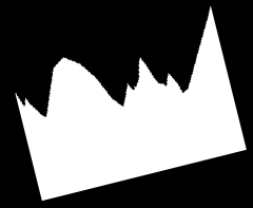
#> input picture datasets/A/set0/0.png, 253 x 208 px
$ python -i preprocessing.py   (imports and definitions only)
#> lines starting #> are read from the running program, lines starting #| are printed output that depends on the picture; after the words box and inside, x2 and y2 are one past the last pixel; in counts of white or black regions, pixels touching at a corner belong together
### src/utils.py
from typing import Tuple

import cv2 as cv
import numpy as np


def get_base(approx) -> Tuple[Tuple[int, int], Tuple[int, int]]:
    """ Finds longest line in contour

    :param approx:
    :return: Tuple with start and end point of line
    """
    result: Tuple[Tuple[int, int], Tuple[int, int]] = ((0, 1), (1, 2))
    result_length: float = 0.0

    for j in range(-1, len(approx) - 1):
        length: float = calculate_distance(approx[j][0], approx[j + 1][0])
        if length > result_length:
            result = approx[j][0], approx[j + 1][0]
            result_length = length

    return tuple(result[0]), tuple(result[1])


def calculate_distance(p_1: Tuple[int, int], p_2: Tuple[int, int]) -> float:
    return ((p_1[0] - p_2[0]) ** 2 + (p_1[1] - p_2[1]) ** 2) ** 0.5


def find_contour(image: np.ndarray) -> np.ndarray:
    contours, _ = cv.findContours(image, cv.RETR_TREE, cv.CHAIN_APPROX_SIMPLE)

    longest_contour = max(contours, key=lambda contour: len(contour))
    return longest_contour

### src/preprocessing.py
import math

import cv2 as cv
import numpy as np

from src.utils import get_base, find_contour


def preprocess_image(image: np.ndarray) -> np.ndarray:
    res_img: np.ndarray = image.copy()

    # Rescale image
    res_img = __scale_image(res_img, 512)
    res_img = __add_padding(res_img, 256)

    # Get shape contours
    _, res_img = cv.threshold(res_img, 127, 255, cv.THRESH_BINARY)

    res_img = __rotate_image(res_img)

    # Scale image so that at least one dimension is 512px and other lesser that 512px
    res_img = __scale_image(res_img, 512)

    # Threshold image after preprocessing operations
    _, res_img = cv.threshold(res_img, 127, 255, cv.THRESH_BINARY)
    res_img = __add_padding(res_img, 32)

    return res_img


def __rotate_image(image: np.ndarray) -> np.ndarray:
    res_img = image

    contour = find_contour(res_img)

    # Approximate contours to polygon
    epsilon = 0.005 * cv.arcLength(contour, closed=True)
    approx = cv.approxPolyDP(contour, epsilon, closed=True)

    # Find longest line and straighten image
    base_point_1, base_point_2 = get_base(approx)

    angle = math.atan2((base_point_2[1] - base_point_1[1]), (base_point_2[0] - base_point_1[0])) * (180.0 / math.pi)
    angle %= 180.0

    moments = cv.moments(contour)

    center_x = int(moments["m10"] / moments["m00"])
    center_y = int(moments["m01"] / moments["m00"])
    rot_mat = cv.getRotationMatrix2D((center_y, center_x), angle, 1.0)

    height, width = res_img.shape
    res_img = cv.warpAffine(res_img, rot_mat, (width, height), flags=cv.INTER_LINEAR)

    # Cut black padding from image
    res_img = __cut_empty_padding(res_img)
    res_img = __rotate_side_to_bottom(res_img)

    return res_img


def __rotate_side_to_bottom(image: np.ndarray) -> np.ndarray:
    res_img: np.ndarray = image

    contour = find_contour(res_img)

    # Approximate contours to polygon
    epsilon = 0.005 * cv.arcLength(contour, closed=True)
    approx = cv.approxPolyDP(contour, epsilon, closed=True)

    base_point_1, base_point_2 = get_base(approx)

    base_correct: bool = abs(base_point_1[1] + base_point_2[1]) / (2 * res_img.shape[0]) > 0.7
    if base_correct:
        return res_img

    base_side: bool = abs(base_point_1[1] - base_point_2[1]) / res_img.shape[0] > 0.2
    base_left: bool = abs(base_point_1[0] - base_point_2[0]) / res_img.shape[1] < 0.2
    base_top: bool = abs(base_point_1[1] + base_point_2[1]) / (2 * res_img.shape[0]) < 0.2

    if base_top:
        rot_angle = 180.0

    elif base_side and base_left:
        rot_angle = 90.0
    elif base_side and base_left:
        rot_angle = -90.0
    else:
        rot_angle = 0.0

    if rot_angle != 0.0:
        res_img = cv.copyMakeBorder(res_img, 256, 256, 256, 256, cv.BORDER_CONSTANT)
        height, width = res_img.shape
        rot_mat = cv.getRotationMatrix2D((round(height / 2), round(width / 2)), rot_angle, 1.0)
        res_img = cv.warpAffine(res_img, rot_mat, (width, height), flags=cv.INTER_LINEAR)

        # Cut black padding from image
        res_img = __cut_empty_padding(res_img)
    return res_img


def __add_padding(image: np.ndarray, pad_size: int) -> np.ndarray:
    return cv.copyMakeBorder(image, pad_size, pad_size, pad_size, pad_size, cv.BORDER_CONSTANT)


def __cut_empty_padding(image: np.ndarray) -> np.ndarray:
    res_img = image

    # Cut black padding from image
    contour = find_contour(image)

    x, y, w, h = cv.boundingRect(contour)
    res_img = res_img[y:y + h, x:x + w]
    return res_img


def __scale_image(image: np.ndarray, max_size: int) -> np.ndarray:
    res_img = image
    img_h, img_w = res_img.shape
    scale_x = img_w / max_size
    scale_y = img_h / max_size

    scale = scale_y if scale_x < scale_y else scale_x

    new_width = round(img_w / scale)
    new_height = round(img_h / scale)
    res_img = cv.resize(res_img, (new_width, new_height))
    return res_img

>>> import cv2
>>> picture = cv2.imread('../datasets/A/set0/0.png', cv2.IMREAD_GRAYSCALE)
#> picture is the input picture: shape (208, 253); min 0, max 255, mean 103.7
>>> result = preprocess_image(picture)
#> in __add_padding, `return cv.copyMakeBorder(image, pad_size, pad_size, pad_size, pad_size..`:
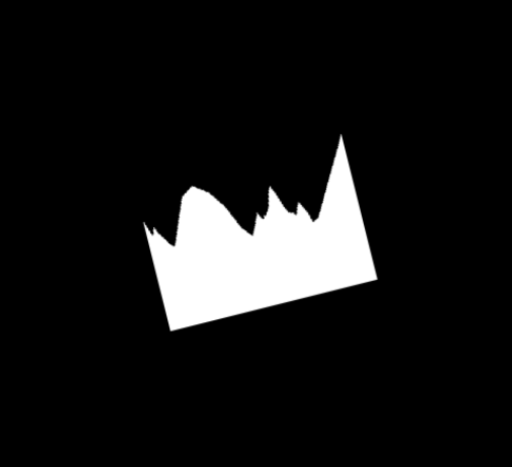
#> returned value: shape (933, 1024) (shown at 1/2 size); min 0, max 255, mean 23.4
#> in preprocess_image, `_, res_img = cv.threshold(res_img, 127, 255, cv.THRESH_BINARY)`:
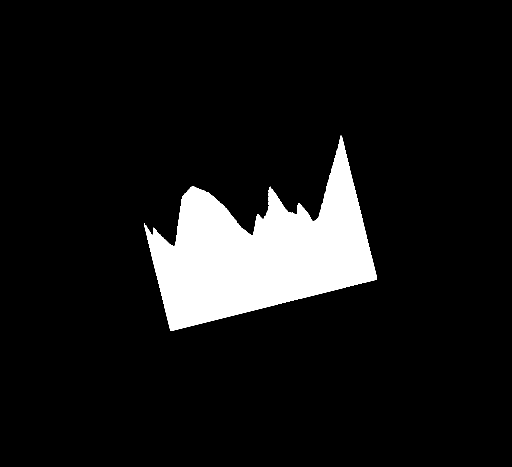
#> res_img: shape (933, 1024) (shown at 1/2 size); 9.2% white; 1 white region
#> in find_contour, `contours, _ = cv.findContours(image, cv.RETR_TREE, cv.CHAIN_APPROX_SIM..`: contours = 1 contour; box (x1, y1, x2, y2) and area: (288, 271, 754, 662) 86792
#> in find_contour, `longest_contour = max(contours, key=lambda contour: len(contour))`: longest_contour = contour of 846 points, box (x1, y1, x2, y2) (288, 271, 754, 662), area 86792
#> in __rotate_image, `contour = find_contour(res_img)`: contour has the same summary as longest_contour in find_contour
#> in __rotate_image, `epsilon = 0.005 * cv.arcLength(contour, closed=True)`: epsilon = 9.6
#> in __rotate_image, `approx = cv.approxPolyDP(contour, epsilon, closed=True)`: approx = contour of 16 points, box (x1, y1, x2, y2) (288, 271, 754, 662), area 87338
#> the loop in get_base, `for j in range(-1, len(approx) - 1):` made 16 passes
#> (length, result, result_length) on passes 1, 16: (295.7, ([753, 558], [682, 271]), 295.7), (424.7, ([341, 661], [753, 558]), 424.7)
#> length on passes 2 to 7: 180.6, 46.4, 24.04, 16.76, 62.43, 56.44
#> after the loop in get_base, `for j in range(-1, len(approx) - 1):`: result_length = 424.7
#> in __rotate_image, `base_point_1, base_point_2 = get_base(approx)`: base_point_1 = (341, 661); base_point_2 = (753, 558)
#> in __rotate_image, `angle = math.atan2((base_point_2[1] - base_point_1[1]), (base_point_2[..`: angle = -14.04
#> in __rotate_image, `angle %= 180.0`: angle = 166
#> in __rotate_image, `moments = cv.moments(contour)`: moments = moments, m00 86791.5, centre m10/m00, m01/m00 = (520.7, 507.5)
#> in __rotate_image, `center_x = int(moments["m10"] / moments["m00"])`: center_x = 520
#> in __rotate_image, `center_y = int(moments["m01"] / moments["m00"])`: center_y = 507
#> in __rotate_image, `rot_mat = cv.getRotationMatrix2D((center_y, center_x), angle, 1.0)`: rot_mat = [[-0.97, 0.243, 872.7], [-0.243, -0.97, 1147.4]]
#> in find_contour (call 2), `contours, _ = cv.findContours(image, cv.RETR_TREE, cv.CHAIN_APPROX_SIM..`: contours = 1 contour; box (x1, y1, x2, y2) and area: (275, 422, 705, 721) 87846
#> in __cut_empty_padding, `contour = find_contour(image)`: contour = contour of 1092 points, box (x1, y1, x2, y2) (275, 422, 705, 721), area 87846
#> in __cut_empty_padding, `x, y, w, h = cv.boundingRect(contour)`: x = 275; y = 422; w = 430; h = 299
#> in __cut_empty_padding, `res_img = res_img[y:y + h, x:x + w]`:
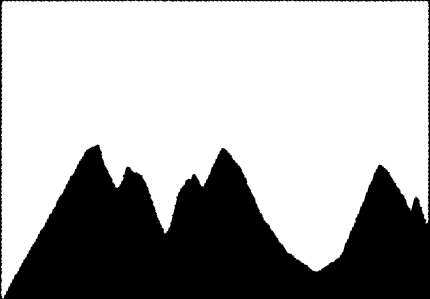
#> res_img: shape (299, 430); min 0, max 255, mean 173.8
#> in find_contour (call 3), `contours, _ = cv.findContours(image, cv.RETR_TREE, cv.CHAIN_APPROX_SIM..`: contours = 1 contour; box (x1, y1, x2, y2) and area: (0, 0, 430, 299) 87846
#> in __rotate_side_to_bottom, `contour = find_contour(res_img)`: contour = contour of 1092 points, box (x1, y1, x2, y2) (0, 0, 430, 299), area 87846
#> in __rotate_side_to_bottom, `epsilon = 0.005 * cv.arcLength(contour, closed=True)`: epsilon = 10.2
#> in __rotate_side_to_bottom, `approx = cv.approxPolyDP(contour, epsilon, closed=True)`: approx = contour of 16 points, box (x1, y1, x2, y2) (2, 1, 429, 299), area 88117
#> the loop in get_base (call 2), `for j in range(-1, len(approx) - 1):` made 16 passes
#> (length, result, result_length) on pass 1: (426, ([428, 1], [2, 1]), 426)
#> length on passes 2 to 7: 297, 180.9, 46.24, 25.24, 17.2, 61.1
#> in __rotate_side_to_bottom, `base_point_1, base_point_2 = get_base(approx)`: base_point_1 = (428, 1); base_point_2 = (2, 1)
#> in __rotate_side_to_bottom, `base_correct: bool = abs(base_point_1[1] + base_point_2[1]) / (2 * res..`: base_correct = False
#> in __rotate_side_to_bottom, `base_top: bool = abs(base_point_1[1] + base_point_2[1]) / (2 * res_img..`: base_top = True
#> in __rotate_side_to_bottom, `res_img = cv.warpAffine(res_img, rot_mat, (width, height), flags=cv.IN..`:
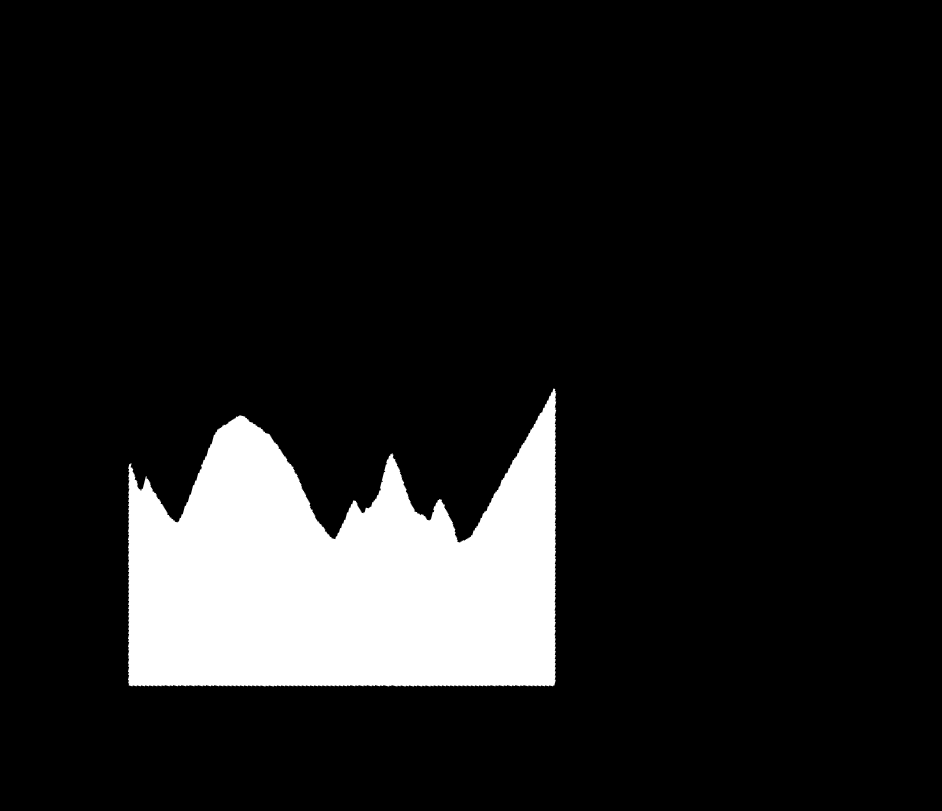
#> res_img: shape (811, 942); min 0, max 255, mean 29.3
#> in find_contour (call 4), `contours, _ = cv.findContours(image, cv.RETR_TREE, cv.CHAIN_APPROX_SIM..`: contours = 1 contour; box (x1, y1, x2, y2) and area: (127, 388, 557, 687) 87846
#> in __cut_empty_padding (call 2), `contour = find_contour(image)`: contour = contour of 1092 points, box (x1, y1, x2, y2) (127, 388, 557, 687), area 87846
#> in __cut_empty_padding (call 2), `x, y, w, h = cv.boundingRect(contour)`: x = 127; y = 388
#> in __cut_empty_padding (call 2), `res_img = res_img[y:y + h, x:x + w]`:
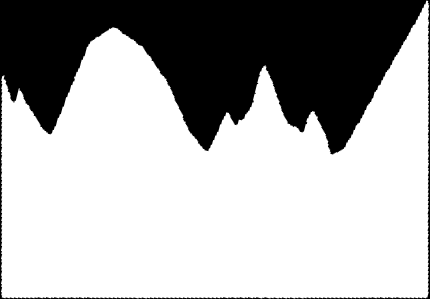
#> res_img: shape (299, 430); min 0, max 255, mean 173.8
#> in preprocess_image, `_, res_img = cv.threshold(res_img, 127, 255, cv.THRESH_BINARY)`:
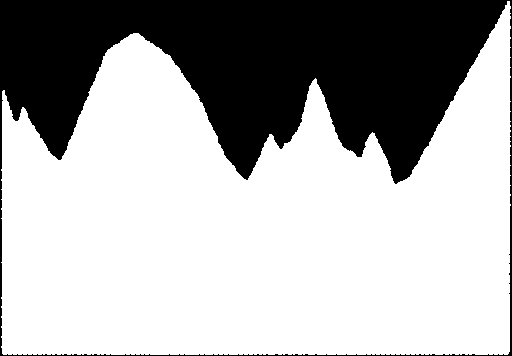
#> res_img: shape (356, 512); 68.2% white; 1 black region, box (x1, y1, x2, y2) and area: (0, 0, 512, 356) 57925
#> call 2 of __add_padding, with pad_size = 32
#> in __add_padding (call 2), `return cv.copyMakeBorder(image, pad_size, pad_size, pad_size, pad_size..`:
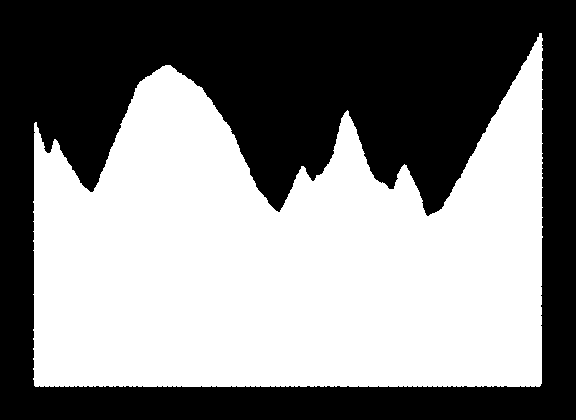
#> returned value: shape (420, 576); 51.4% white; 1 black region, box (x1, y1, x2, y2) and area: (0, 0, 576, 420) 117573

$ run again, on datasets/A/set0/1.png
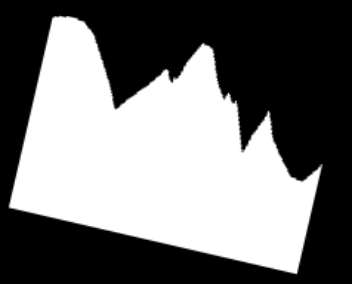
#> input picture datasets/A/set0/1.png, 352 x 284 px
#> picture is the input picture: shape (284, 352); min 0, max 255, mean 115
#> in preprocess_image, `_, res_img = cv.threshold(res_img, 127, 255, cv.THRESH_BINARY)`:
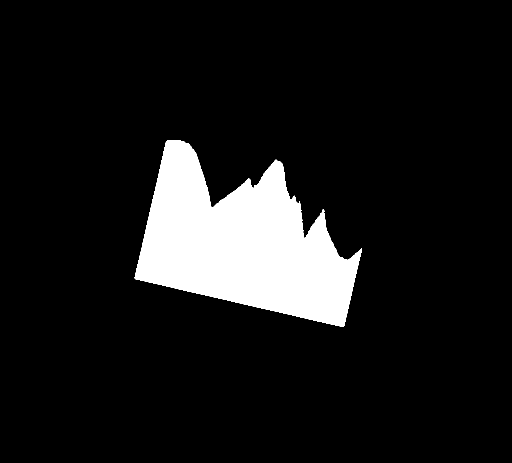
#> res_img: shape (925, 1024) (shown at 1/2 size); 10.1% white; 1 white region
#> contours = 1 contour; box (x1, y1, x2, y2) and area: (269, 280, 724, 654) 94583
#> longest_contour = contour of 782 points, box (x1, y1, x2, y2) (269, 280, 724, 654), area 94583
#> in __rotate_image, `contour = find_contour(res_img)`: contour has the same summary as longest_contour in find_contour
#> in __rotate_image, `epsilon = 0.005 * cv.arcLength(contour, closed=True)`: epsilon = 8.96
#> in __rotate_image, `approx = cv.approxPolyDP(contour, epsilon, closed=True)`: approx = contour of 17 points, box (x1, y1, x2, y2) (269, 282, 724, 654), area 94591
#> the loop in get_base, `for j in range(-1, len(approx) - 1):` made 17 passes
#> (length, result, result_length) on passes 1 to 3: (34, ([366, 282], [332, 282]), 34), (281.1, ([332, 282], [269, 556]), 281.1), (429.1, ([269, 556], [687, 653]), 429.1)
#> after the loop in get_base, `for j in range(-1, len(approx) - 1):`: result_length = 429.1
#> in __rotate_image, `base_point_1, base_point_2 = get_base(approx)`: base_point_1 = (269, 556); base_point_2 = (687, 653)
#> angle = 13.06
#> moments = moments, m00 94583, centre m10/m00, m01/m00 = (484.5, 488.2)
#> center_x = 484
#> center_y = 488
#> rot_mat = [[0.974, 0.226, -96.78], [-0.226, 0.974, 122.8]]
#> contours = 2 contours, 1 with area under 20; largest, box (x1, y1, x2, y2) and area: (289, 308, 722, 607) 95586
#> in __cut_empty_padding, `contour = find_contour(image)`: contour = contour of 909 points, box (x1, y1, x2, y2) (289, 308, 722, 607), area 95586
#> x = 289; y = 308; w = 433; h = 299
#> contours = 2 contours, 1 with area under 20; largest, box (x1, y1, x2, y2) and area: (0, 0, 433, 299) 95586
#> in __rotate_side_to_bottom, `contour = find_contour(res_img)`: contour = contour of 909 points, box (x1, y1, x2, y2) (0, 0, 433, 299), area 95586
#> in __rotate_side_to_bottom, `epsilon = 0.005 * cv.arcLength(contour, closed=True)`: epsilon = 9.4
#> in __rotate_side_to_bottom, `approx = cv.approxPolyDP(contour, epsilon, closed=True)`: approx = contour of 17 points, box (x1, y1, x2, y2) (1, 0, 433, 297), area 94953
#> the loop in get_base (call 2), `for j in range(-1, len(approx) - 1):` made 17 passes
#> (length, result, result_length) on passes 1, 16, 17: (162, ([432, 296], [431, 134]), 162), (284, ([4, 11], [1, 295]), 284), (431, ([1, 295], [432, 296]), 431)
#> in __rotate_side_to_bottom, `base_point_1, base_point_2 = get_base(approx)`: base_point_1 = (1, 295); base_point_2 = (432, 296)
#> base_correct = True
#> in __add_padding (call 2), `return cv.copyMakeBorder(image, pad_size, pad_size, pad_size, pad_size..`:
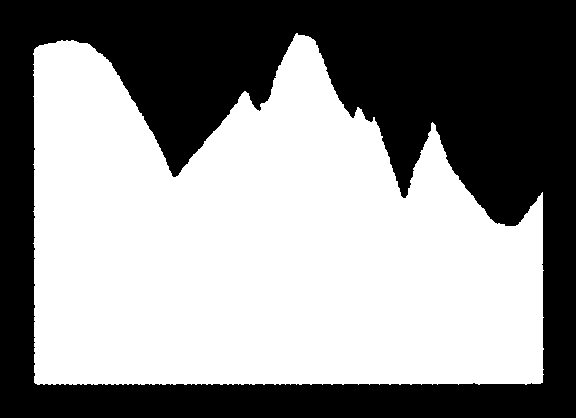
#> returned value: shape (418, 576); 55.5% white; 1 black region, box (x1, y1, x2, y2) and area: (0, 0, 576, 418) 107181
